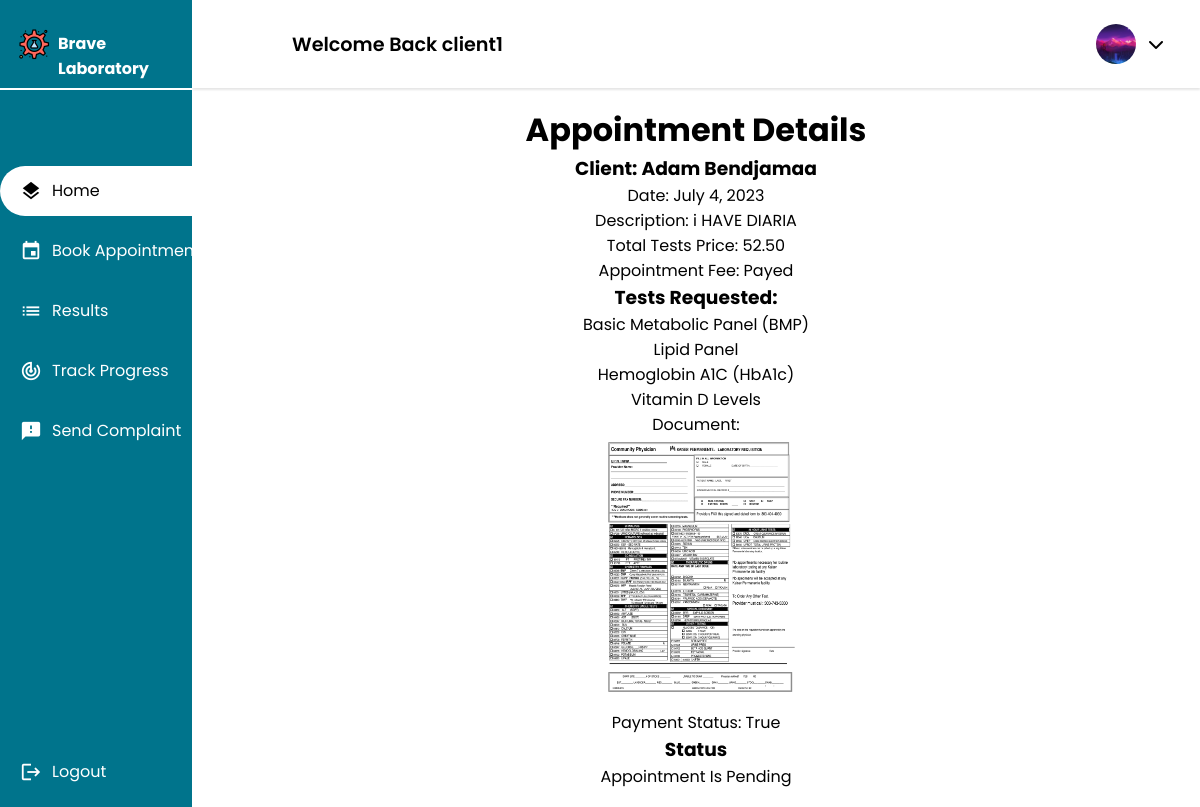
The page /client/home/appointment/detail/44 (signed in) on the database its author committed.
### client/models.py (models this page shows, shortened)
class Client(models.Model):
    GENDERS =[
        ('M','Male'),
        ('F','Female')
    ]
    user = models.OneToOneField(User, primary_key = True, on_delete=models.CASCADE)
    phone_number = models.CharField(max_length=10,validators=[phone_regex])
    gender = models.CharField(max_length = 1 ,choices = GENDERS)
    address = models.CharField(max_length=50)
    policy = models.BooleanField(default = False)
    profile_pic = models.ImageField(default="default.png", upload_to="profile_pics")
    date_of_birth = models.DateField(default='2003-03-08')
    tests_made = models.PositiveIntegerField(default=0)
    class Meta():
        db_table = 'auth_client'

### main_home/models.py (models this page shows, shortened)
class Appointment(models.Model):
    UPCOMING = 'Upcoming'
    TOMORROW = 'Tommorow'
    TODAY = 'Today'
    OVERDUE = 'Overdue'
    STATUS_CHOICES = [
        (UPCOMING, 'Upcoming'),
        (TOMORROW, 'Tommorow'),
        (TODAY, 'Today'),
        (OVERDUE, 'Overdue'),
    ]
    client = models.ForeignKey(Client, on_delete=models.CASCADE)
    tests_requested = models.ManyToManyField(TestOffered)
    date = models.DateField(validators=[validate_date_not_past])
    description = models.CharField(max_length=1000,blank=True)
    document = models.ImageField(null=True,blank=True,upload_to='medical_documents')
    total_price = models.DecimalField(max_digits=10, decimal_places=2)
    payment_status = models.BooleanField(default=False)
    arrived = models.BooleanField(default=False)
    cancelled = models.BooleanField(default=False)
    performed = models.BooleanField(default=False)
    class Meta:
        db_table = 'appointment'
    @property
    def status(self):
        today = timezone.now().date()
        if self.date > today:
            return self.UPCOMING
        elif self.date == today:
            return self.TODAY
        elif self.date == today + timezone.timedelta(days=1):
            return self.TOMORROW
        else:
            return self.OVERDUE

class TestOffered(models.Model):
    name = models.CharField(max_length=50,unique=True)
    price = models.DecimalField(max_digits=10, decimal_places=2)
    class Meta:
        db_table = 'test_offered'
        verbose_name_plural = 'Offered Tests'

### client/views.py (the view)
# urls.py: path("home/appointment/detail/<int:appointment_id>",views.appointment_detail,name="client_appointment_detail"),
@login_required
@permission_required('client.view_client', raise_exception=True)
def appointment_detail(request, appointment_id):
    appointment = get_object_or_404(Appointment, id=appointment_id)
    time_difference = appointment.date - timezone.now().date()
    context = {
        'appointment': appointment,
        'time_difference': time_difference.days,
    }
    return render(request,'client/appointment/appointment_detail.html',context)

### client/templates/client/appointment/appointment_detail.html (shortened to what this page needs)
{% extends 'client/client.html' %}
{% load static %}
{% block main %}
<div class="Container">
    <h1>Appointment Details</h1>
    <h3>Client: {{ appointment.client.user.first_name }} {{ appointment.client.user.last_name }}</h3>
    <p>Date: {{ appointment.date }}</p>
    <p>Description: {{ appointment.description }}</p>
    <p>Total Tests Price: {{ appointment.total_price }}</p>
    <p>Appointment Fee: {%if appointment.payment.payed_appointment_fee %}Payed{%else%}Unpayed{%endif%}</p>
    <h3>Tests Requested:</h3>
    <ul>
        {% for test in appointment.tests_requested.all %}
            <li>{{ test.name }}</li>
        {% empty %}
            <li>No tests requested.</li>
        {% endfor %}
    </ul>
    {% if appointment.document %}
        <p>Document:
        </p>
        <a href="{{ appointment.document.url }}" target="_blank">
            <img src="{{ appointment.document.url }}" width="200" >
        </a>
    {% else %}
        <p>No document provided.</p>
    {% endif %}
    <p>Payment Status: {{ appointment.payment_status }}</p>
    <h3>Status</h3>
    {% if appointment.cancelled %}
        <p>Appointment Has Been Cancelled</p>
    {% elif appointment.status == appointment.OVERDUE %}
        <p>Appointment Is Overdue</p>
    {% else%}
        <p>Appointment Is Pending</p>
    {% endif %}
</div>
{% endblock main %}

### main_home/templates/main_home/actors_base.html (shortened to what this page needs)
{% extends 'main_home/base.html' %}
{% load static %}
{% block css %}
        <link rel="stylesheet" href="https://cdnjs.cloudflare.com/ajax/libs/font-awesome/6.4.0/css/all.min.css">
        <link rel="stylesheet" href="{% static 'css/actors.css' %}" />
{% endblock css %}
{% block content %}
    <div class="container">
        <header>
            <div class="wlc">
                <h1>Welcome Back {{user.username}}</h1>
            </div>
            <div class="Left">
                <ul class="DROPS">
                    {% if user.groups.first.name == 'client' %}
                    <li class="profile-header"><a class="profile-pic-container" onclick="showElement()"><img class="profile-pic" alt="profile_pic" src="{{ user.client.profile_pic.url }}"></img><i class="fa-solid fa-chevron-down"></i></a>
                    {% endif %}
                        </li>
                    </ul>
                </div>
        </header>
        <div class="Main">
            {% block main %}{% endblock main %}
        </div>
    </div>
    <div class="nav-header">
        <a class="logo" href="{% url user.groups.first.name %}">
            <img alt='logo' src="{% static 'img/logo.png' %}">
            <span><strong>Brave Laboratory</strong></span>
        </a>
    </div>
    <nav>
        <ul>
            {% block sidebar %}{% endblock sidebar %}
            <li class="end">
                <a href='{% url 'logout' %}'>
                    <span class="material-icons emoji">logout</span>
                    <span class="nav-item">Logout</span>
                </a>
            </li>
        </ul>
    </nav>
{% endblock content %}

### static/css/actors.css (style rules this page uses)
* { font-family: 'Poppins', sans-serif; margin: 0; padding: 0; }
body { background-color: #fff; }
ul { list-style-type: none; }
.container { text-align: center; float: right; width: 100%; height: 90vh; }
header { position: fixed; top: 0; left: 0; right: 0; z-index: 1; width: 84vw; height: 11vh; background-color: rgb(255, 255, 255); display: flex; align-items: center; justify-content: space-between; margin-left: auto; box-shadow: 0px 2px 2px rgba(0, 0, 0, 0.1); }
.Main { display: flex; justify-content: center; margin-top: 11vh; margin-left: 16vw; padding-top: 1.5%; padding-bottom: 1.5%; }
.Container { font-size: 16px; width:100%; height: 100%; margin: 0 20px; border-radius: 20px; background-color: white; padding-left: 20px; padding-right: 20px; }
.wlc { margin-left: 100px; }
.wlc h1 { font-size: 1.2rem; }
.Left { float: right; display: flex; align-items: center; flex-direction: row; justify-content: space-between; gap: 40px; margin-right: 15px; }
.DROPS { display: flex; align-items: center; justify-content: center; flex-direction: row; gap: 50px; }
.DROPS a { width: auto; height: auto; padding: 50px; text-decoration: none; color: black; padding: 1px; }
.DROPS li { padding: 20px; list-style: none; }
.DROPS .profile-header { width: auto; border-radius: 30px; height: 20px; display: flex; justify-content: center; align-items: center; cursor: pointer; }
.nav-header { position: fixed; left: 0; z-index: 1; top: 0; bottom: 89vh; background-color: #00748c ; width: 16vw; height: 11vh; overflow: hidden; box-shadow: 0px 4px 4px rgb(255, 255, 255); }
.nav-header a { position: relative; color: white; padding-left: 18px; width: 15vw; }
nav { position: fixed; left: 0; z-index: 1; top: 11.2vh; bottom: 0; background-color: #00748c; width: 16vw; overflow: hidden; }
.logo { display: flex; transition: all 0.5s ease; margin-top: 3.5vh; padding-right: 0 !important; width: 100%; gap: 8px; }
.logo span { font-size: 1rem; padding-top: 3px; }
.logo img { height: 32px; }
nav a { position: relative; color: white; display: table; padding-left: 20px; padding-right: 30px; width: 15vw; }
nav .material-icons { position: relative; top: 14px; font-size: 22px !important; }
nav ul { margin-top: 40%; }
.nav-item { position: relative; top: 8px; margin-left: 10px; }
nav ul li { transition: 0.4s; width: auto; margin-bottom: 10px; }
.end { position: fixed; bottom: 0; transition: 0.4s; width: auto; margin-bottom: 10px; }
nav ul li::after { content: ''; display: block; position: relative; left: 0; width: 5px; height: 100%; }
.profile-pic { width: 40px; height: 40px; border-radius: 50%; cursor: pointer; object-fit: cover; }
header h1 { font-weight: 600; }
a { text-decoration: none; }
nav a { height: 50px; }
.profile-pic-container { display: flex; justify-content: center; align-items: center; gap: 12px; }
.profile-pic-container i { cursor: pointer !important; }

### rows shown on the page
Appointment: client.user.first_name "Adam", client.user.last_name "Bendjamaa", date "July 4, 2023", description "i HAVE DIARIA", total_price "52.50", document (picture), payment_status "True"
TestOffered: name "Basic Metabolic Panel (BMP)"
TestOffered: name "Lipid Panel"
TestOffered: name "Hemoglobin A1C (HbA1c)"
TestOffered: name "Vitamin D Levels"

### other values the page prints
{{ user.username }} "client1"
